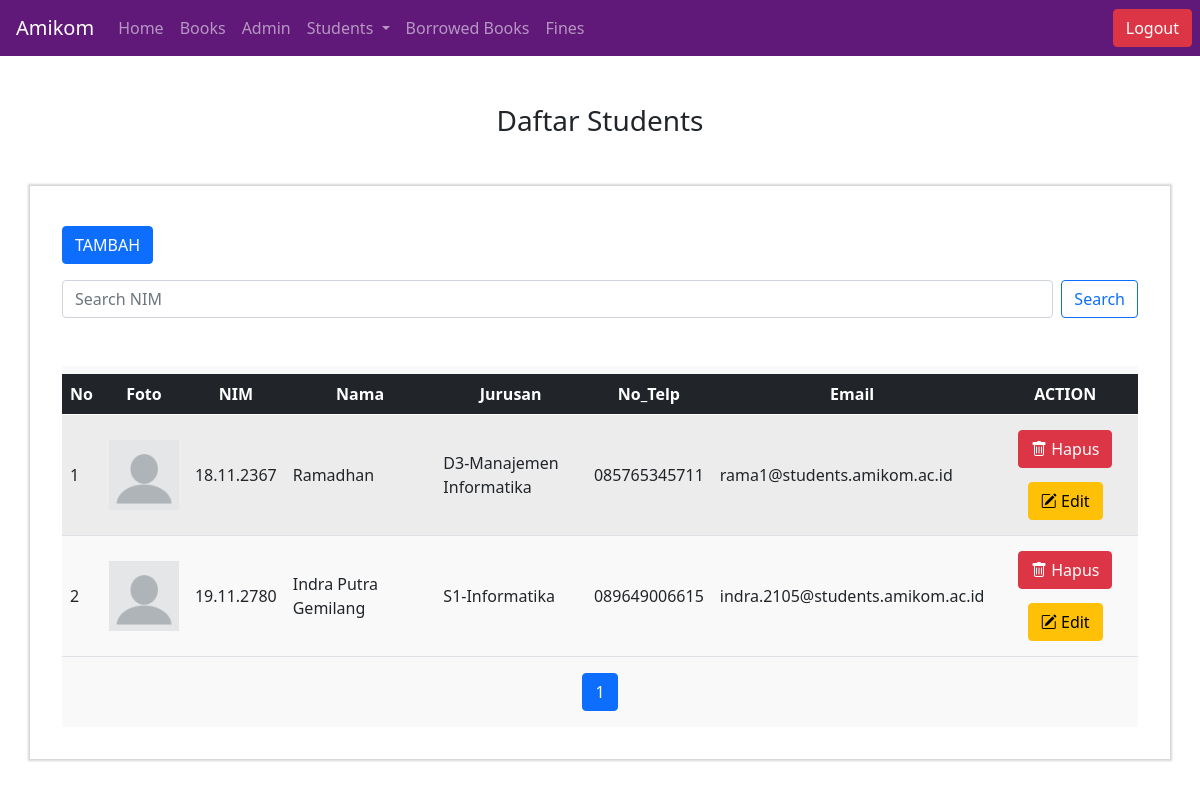
The page /tampilstudent.php on the database its author committed.
### tables this page shows
CREATE TABLE `students` (
  `nim` varchar(10) NOT NULL,
  `nama` varchar(50) NOT NULL,
  `password` varchar(32) NOT NULL,
  `email` varchar(50) NOT NULL,
  `Jurusan` varchar(30) NOT NULL,
  `jumlahBuku` int(11) NOT NULL,
  `foto` varchar(255) NOT NULL,
  `notelp` varchar(13) NOT NULL
);

### tampilstudent.php (the view, shortened to what this page needs)
<?php
include 'includes/conn.php';
$batas = 5;
if(isset($_GET['halaman'])){
  $halaman = $_GET['halaman'];
}else{
  $halaman = 1;
}
if($halaman=="" || $halaman==1)
{
  $halaman1 = 0;
}else{
  $halaman1 = ($halaman*$batas)-$batas;
}
  if (isset($_GET['search'])) {
        $keyword = $_GET['keyword'];
        $query = mysqli_query($conn, "SELECT * FROM students WHERE  nim LIKE '%$keyword%'");
    } else {
        $query = mysqli_query($conn,"SELECT * FROM students limit $halaman1, $batas");
    }
$data = mysqli_query($conn,"select * from students");
$jumlah_data = mysqli_num_rows($data);
$total_halaman = ceil($jumlah_data / $batas);
  $nomor = $halaman1+1;
?>
<!doctype html>
<html lang="en">
  <head>
    <link href="https://cdn.jsdelivr.net/npm/bootstrap@5.0.2/dist/css/bootstrap.min.css" rel="stylesheet">
     <link rel="stylesheet" href="https://cdn.jsdelivr.net/npm/bootstrap-icons@1.5.0/font/bootstrap-icons.css">
  </head>
  <body>
  <?php include 'includes/nav_admin.php' ?>
    <div class="text-center m-5">
          <h3 >Daftar Students</h3>
    </div>
    <div class=" container col-md-12 col-centered mt-2 p-2 mb-5">
      <div class="col-md-12 mx-auto p-4 ">
          <div>
          <a class="btn btn-primary text-white mt-2" href="tambahstudent.php">TAMBAH</a>
          </div>
		<form action="" method="get" class="d-flex">
                <input class="form-control me-2" type="search" name="keyword" placeholder="Search NIM" autocomplete="off">
                <button class="btn btn-outline-primary" type="submit" name="search" value="search">Search</button>
            </form>
            <br>
        <div class="tabel-container mt-4">
              <table class="table table-striped col-centered mt-2">
                <thead class="table-dark">
                    <tr class="text-center">
                    <th scope="col" id="small">No</th>
                    <th scope="col"id="medium">Foto</th>
                    <th scope="col" id="medium">NIM</th>
                    <th scope="col" id="large">Nama</th>
                    <th scope="col" id="large">Jurusan</th>
                    <th scope="col" id="medium">No_Telp</th>
                    <th scope="col" id="large">Email</th>
                    <th scope="col" id="lg">ACTION</th>
                  </tr>
                </thead>
                <tbody>
                <?php
                  while ( $row = mysqli_fetch_assoc($query)) {
                ?>
                    <tr class="rata">
                    <td><?=$nomor++;?></td>
                    <td ><img src="photo/<?=$row['foto'] ?> "></td>
                    <td ><?=$row['nim'] ?></td>
                    <td ><?=$row['nama'] ?></td>
                    <td ><?=$row['Jurusan'] ?></td>
                    <td ><?=$row['notelp'] ?></td>
                    <td ><?=$row['email'] ?></td>
                    <td  class="text-center">
                      <a class="btn  " onclick="return confirm('Yakin mau menghapus data ini ?')" href="hapus.php?action=hapus&nim=<?= $row['nim'] ?>"><button class="btn btn-danger" type="button"><span class="bi bi-trash"> Hapus</span></button></a>
                      <a class="btn" href="editstudents.php?nim=<?= $row['nim'] ?>"><Button class="btn btn-warning " type="button"><span class="bi bi-pencil-square"> Edit</span></Button></a>
                    </td>
                  </tr>
                  <?php } ?>
                </tbody>
              </table>
              <?php
			  if(!isset($_GET['search'])){
            echo   '<ul id="paging" class="pagination justify-content-center mt-3">';
                ?><li class="page-item"><a class="page-link" href="tampilstudent.php?page=<?php echo $halaman-1; ?>">Previous</a></li><?php
                    ?><li class="page-item <?php if ($halaman == $a) echo 'active'; ?>"><a class="page-link " href="tampilstudent.php?halaman=<?php echo $a; ?>"><?php echo $a ?></a></li><?php
            if($total_halaman <= 5){
                for($a=1; $a<= $total_halaman; $a++){
                    ?><li class="page-item <?php if ($halaman == $a) echo 'active'; ?>"><a class="page-link " href="tampilstudent.php?halaman=<?php echo $a; ?>"><?php echo $a ?></a></li><?php
                }
            }
                ?><li class="page-item"><a class="page-link" href="tampilstudent.php?halaman=<?php echo $halaman+1; ?>">Next</a></li><?php
            echo '</ul>';
			  }
        ?>
         </div>
      </div>
    </div>
  </body>
</html>

### includes/nav_admin.php (shortened to what this page needs)
<nav class="navbar navbar-dark navbar-expand-md" style="background-color: #601979;">
    <a href="" class="navbar-brand mx-3">Amikom</a>
    <div class="navbar-collapse collapse" id="navbar" navbar>
        <ul class="navbar-nav">
            <li class="nav-item"><a href="./homeAdmin.php" class="nav-link">Home</a></li>
            <li class="nav-item"><a href="./books.php" class="nav-link">Books</a></li>
            <li class="nav-item"><a href="./admin.php" class="nav-link">Admin</a></li>
            <li class="nav-item dropdown">
          <a class="nav-link dropdown-toggle" href="#" id="navbarDropdown" role="button" data-bs-toggle="dropdown" aria-expanded="false">
           Students
          </a>
        </li>
            <li class="nav-item"><a href="./borrowedbooks.php" class="nav-link">Borrowed Books</a></li>
            <li class="nav-item"><a href="./fines.php" class="nav-link">Fines</a></li>
        </ul>
    </div>
    <a href="logout.php" class="btn btn-danger mx-2">Logout</a>
</nav>

### tampilstudent.php (style rules this page uses)
.tabel-container { background-color:#F9F9F9; overflow:auto; }
.rata { vertical-align:middle; }
img { width:70px; height:70px; }
#small { width: 2%;; }
#medium { width: 5%;; }
#large { width: 15%;; }
#large { width: 14%;; }
.container { background:white; box-shadow:0px 0px 2px 2px #d6d6d6; }

### rows shown on the page
students: foto (picture), nim "18.11.2367", nama "Ramadhan", Jurusan "D3-Manajemen Informatika", notelp "085765345711", email "rama1@students.amikom.ac.id"
students: foto (picture), nim "19.11.2780", nama "Indra Putra Gemilang", Jurusan "S1-Informatika", notelp "089649006615", email "indra.2105@students.amikom.ac.id"
